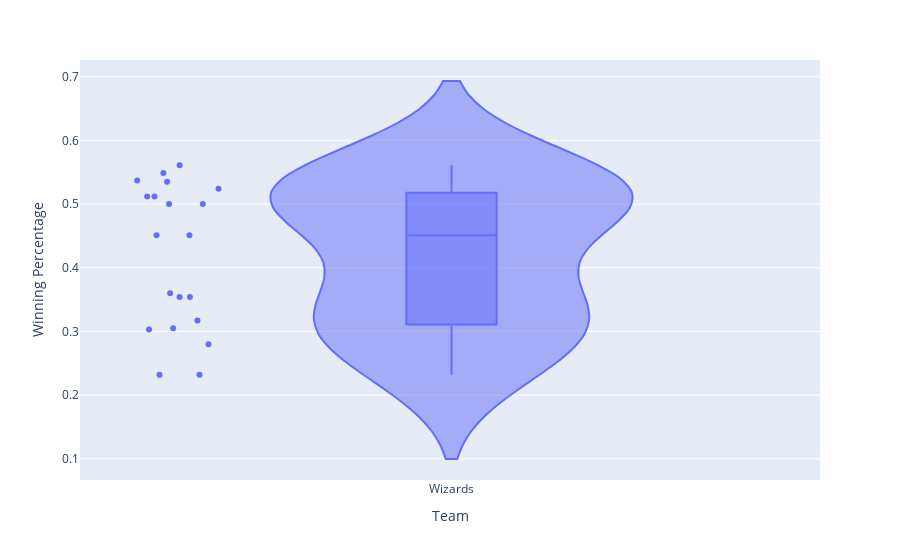

The notebook cell saved with this chart:
### Code cell
# Filtering The Data We Want
data2 = nba.groupby(['Team','Year'],as_index=False)['Winning Percentage'].mean().query('Team=="Wizards"')

# Making The Bar Char
px.violin(data2, x='Team', y ='Winning Percentage',box=True, points='all')

### Figure 1 — Plotly figure (JSON) as saved in the notebook; plotly's stock layout.template omitted (floating-point values rounded to 4 significant figures)
{"data": [{"alignmentgroup": "True", "box": {"visible": true}, "hovertemplate": "Team=%{x}<br>Winning Percentage=%{y}<extra></extra>", "legendgroup": "", "marker": {"color": "#636efa"}, "name": "", "offsetgroup": "", "orientation": "v", "points": "all", "scalegroup": "True", "showlegend": false, "type": "violin", "x": ["Wizards", "Wizards", "Wizards", "Wizards", "Wizards", "Wizards", "Wizards", "Wizards", "Wizards", "Wizards", "Wizards", "Wizards", "Wizards", "Wizards", "Wizards", "Wizards", "Wizards", "Wizards", "Wizards", "Wizards"], "x0": " ", "xaxis": "x", "y": [0.512, 0.36, 0.354, 0.232, 0.451, 0.451, 0.305, 0.549, 0.512, 0.5, 0.524, 0.232, 0.317, 0.28, 0.303, 0.354, 0.537, 0.561, 0.5, 0.535], "y0": " ", "yaxis": "y"}], "layout": {"legend": {"tracegroupgap": 0}, "margin": {"t": 60}, "violinmode": "group", "xaxis": {"anchor": "y", "domain": [0, 1], "title": {"text": "Team"}}, "yaxis": {"anchor": "x", "domain": [0, 1], "title": {"text": "Winning Percentage"}}}}
